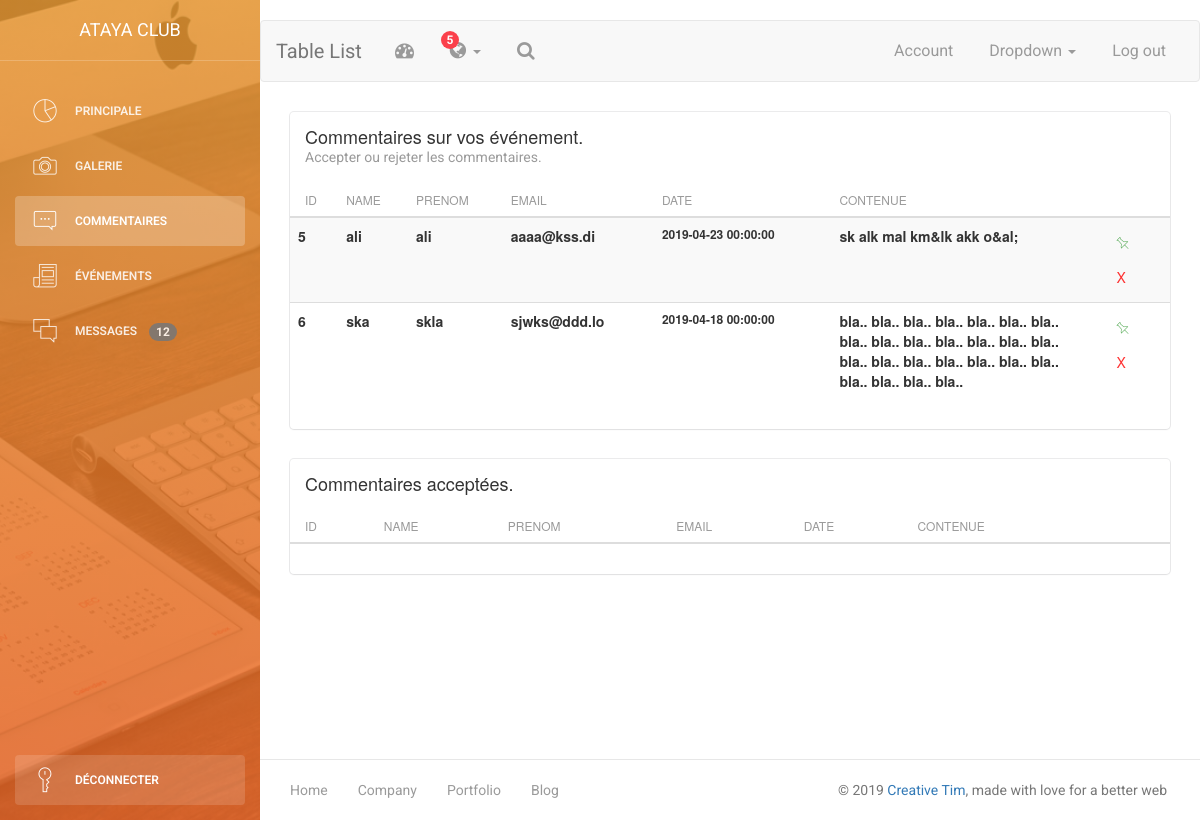
Screenshot of /commentaires.php (signed in) with the database file from the repository.
### tables this page shows
CREATE TABLE `comments` (
  `id` int(11) NOT NULL,
  `nom` varchar(255) NOT NULL,
  `prenom` varchar(255) NOT NULL,
  `email` varchar(50) NOT NULL,
  `date` datetime NOT NULL,
  `contenue` text NOT NULL,
  `approbation` bit(1) NOT NULL,
  `id_event` int(11) NOT NULL
);

### commentaires.php (the view, shortened to what this page needs)
<!doctype html>
<html lang="en">
<head>
    <link href="assets/css/bootstrap.min.css" rel="stylesheet" />
    <link href="assets/css/animate.min.css" rel="stylesheet"/>
    <link href="assets/css/light-bootstrap-dashboard.css?v=1.4.0" rel="stylesheet"/>
    <link href="assets/css/demo.css" rel="stylesheet" />
  <link rel='stylesheet' href='https://maxcdn.bootstrapcdn.com/bootstrap/3.2.0/css/bootstrap.min.css'>
<link rel='stylesheet' href='https://rawgit.com/adrotec/knockout-file-bindings/master/knockout-file-bindings.css'>
      <link rel="stylesheet" href="css/style.css">
    <link href="http://maxcdn.bootstrapcdn.com/font-awesome/4.2.0/css/font-awesome.min.css" rel="stylesheet">
    <link href="assets/css/pe-icon-7-stroke.css" rel="stylesheet" />
</head>
<body>
                            <?php
                            $bdd = new PDO('mysql:host=localhost;dbname=ataya;charset=utf8', 'root', '');
                                        if(!$bdd){
                                        }
                                        else {
                                            $reqNew = $bdd->query("SELECT * FROM comments where approbation = 0");
                                            echo $number_of_rowsNew  = 0;
                                            while($ligne = $reqNew ->fetch()) {
                                                $number_of_rowsNew ++;
                                            }
                                            $req = $bdd->query("SELECT * FROM comments");
                                            echo $number_of_rows  = 0;
                                            while($ligne = $req ->fetch()) {
                                                $number_of_rows ++;
                                            }
                                        }
                                        ?>
<div class="wrapper">
    <?php
        include("sidebar.php");
    ?>
    <div class="main-panel">
		<?php
        include("navbar.php");
        ?>
        <div class="content">
            <div class="container-fluid">
                <div class="row">
                    <div class="col-md-12">
                        <div class="card">
                            <div class="header">
                                <h4 class="title">Commentaires sur vos événement.</h4>
                                <p class="category">Accepter ou rejeter les commentaires.</p>
                            </div>
                            <div class="content table-responsive table-full-width">
                                <?php
                                    if($number_of_rowsNew > 0) {
                                        if(!$bdd){
                                        }
                                        else {
                                            $req = $bdd->query("SELECT * FROM comments where approbation = 0");
                                                echo'
                                            <table class="table table-hover table-striped">
                                                <thead>
                                                    <th>ID</th>
                                                    <th>Name</th>
                                                    <th>Prenom</th>
                                                    <th>Email</th>
                                                    <th>Date</th>
                                                    <th>Contenue</th>
                                                    <th></th>
                                                </thead>
                                                <tbody>';
                                            while($ligne = $req ->fetch()) {
                                                echo '
                                                <tr>
                                                    <th>'.$ligne['id'].'</th>
                                                    <th>'.$ligne['nom'].'</th>
                                                    <th>'.$ligne['prenom'].'</th>
                                                    <th>'.$ligne['email'].'</th>
                                                    <th style="font-size:12px">'.$ligne['date'].'</th>
                                                    <th style="width: 30%">'.$ligne['contenue'].'</th>
                                                    <th>
                                                    <form action="acceptCmt.php" method="post">
                                                                    <input type="hidden" name="opt" value="approb">
                                                                    <input type="hidden" name="id" value="'. $ligne['id'].'">
                                                        <button class="btn" style="color: green"><i class="pe-7s-pin" style="color: green" ></i></button>
                                                    </form>
                                                    <button class="btn " style="color: red" data-toggle="modal" data-target="#deleteCmt'.$ligne['id'].'">X</button</th>
                                                </tr>';
                                                                                     }
                                                                                 }
                                echo'
                                    </tbody>
                                    </table>';} else {
                                        echo '<h3 style="width:100%; text-align: center">Aucune nouveau commentaire.</h3>';
                                    }
                                            ?>
                            </div>
                        </div><div class="card">
                            <div class="header">
                                <h4 class="title">Commentaires acceptées.</h4>
                            </div>
                            <div class="content table-responsive table-full-width">
                                <?php
                                    if($number_of_rows > 0) {
                                                echo'
                                            <table class="table table-hover table-striped">
                                                <thead>
                                                    <th>ID</th>
                                                    <th>Name</th>
                                                    <th>Prenom</th>
                                                    <th>Email</th>
                                                    <th>Date</th>
                                                    <th>Contenue</th>
                                                    <th></th>
                                                </thead>
                                                <tbody>';
                                echo'
                                    </tbody>
                                    </table>';
                                    } else {
                                        echo '<h3 style="width:100%; text-align: center">Aucune nouveau commentaire.</h3>';
                                    }
                                            ?>
                            </div>
                        </div>
                    </div>
                </div>
            </div>
        </div>
    	<?php
        include("footer.php");
        ?>
    </div>
</div>
</body>
</html>

### rows the page displays
comments: id "5", nom "ali", prenom "ali", email "aaaa@kss.di", date "2019-04-23 00:00:00", contenue "sk alk mal km&lk akk o&al;"
comments: id "6", nom "ska", prenom "skla", email "sjwks@ddd.lo", date "2019-04-18 00:00:00", contenue "bla.. bla.. bla.. bla.. bla.. bla.. bla.. bla.. bla.. bla.. bla.. bla.. bla.. bla.. bla.. bla.. bla.. bla.. bla.. bla.. bla.. bla.. bla.. bla.. bla.."

### other values shown
$nb_message "12"
